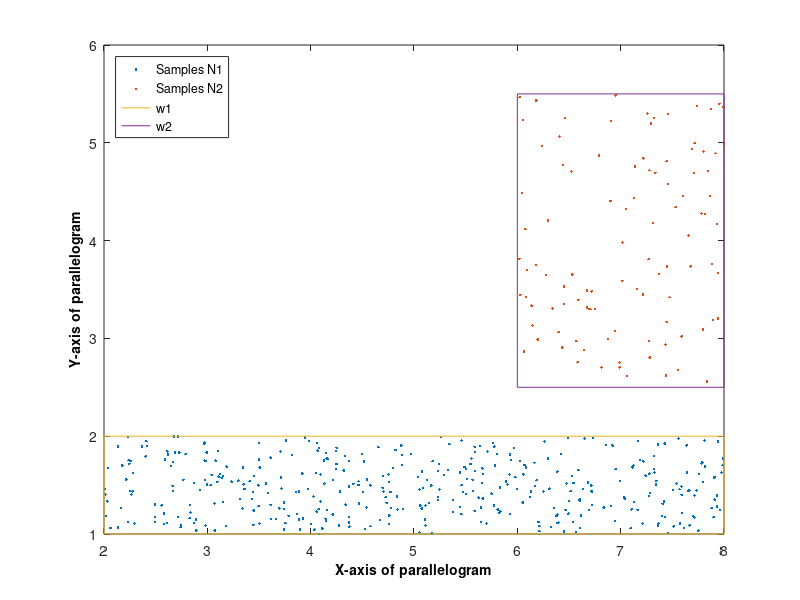

This chart was generated by the following MATLAB code: (Note: this script raises an error after producing the figure.)
%----PART A OF PATTERN RECOGNITION RPOJECT-----

x1min=2
x1max=8
n1=400					%Number of samples for class w1
x1= x1min +rand(1,n1)*(x1max-x1min)	%create a 1x400 size array in the interval [2,8] for the x-axis of the first parallelogram



y1min=1
y1max=2
y1= y1min +rand(1,n1)*(y1max-y1min)	%create a 1x400 size array in the interval [1,2] for the y-axis of the first parallelogram
p1=plot(x1,y1,'.')			%plot the samples of class w1 represented with dots inside the first parallelogram
hold on

x2min=6
x2max=8
n2=100  				%Number of samples for class w2
x2= x2min +rand(1,n2)*(x2max-x2min)	%create a 1x400 size array with random values in the interval [6,8] for the x-axis of the second parallelogram


y2min=2.5
y2max=5.5
y2= y2min +rand(1,n2)*(y2max-y2min)	%create a 1x400 size array with random values in the interval [2.5,5.5] for the y-axis of the second parallelogram
p2=plot(x2,y2,'.')			%plot the samples of class w2 represented with dots inside the first parallelogram


%create the first parallelogram as polygon matching  x  with y coordinates of each edge and piecing them together
xparal1=[2 8 8 2 2]
yparal1=[1 1 2 2 1]
p3=plot(xparal1,yparal1)		%plot the first parallelogram
 
%create the second parallelogram as polygon matching  x  with y coordinates of each edge and piecing them together
xparal2=[6 8 8 6 6]	
yparal2=[2.5 2.5 5.5 5.5 2.5]
p4=plot(xparal2,yparal2) 		%plot the second parallelogram

xlabel('X-axis of parallelogram','FontSize',10,'FontWeight','bold','Color','k')
ylabel('Y-axis of parallelogram','FontSize',10,'FontWeight','bold','Color','k')


legend([p1 p2 p3 p4],{'Samples N1','Samples N2','w1','w2'},'Location','northwest')


hold off


%-------------------PART B--------------------

%------------------B1---------------------

A=[x1;y1]	%create an array which contains samples of class w1
B=[x2;y2]	%create an array which contains samples of class w2


%alternative way of calculatiing

mean1 = mean(A);	%create the mu matrix
Sigma1 = std(A);	%create matrix S
mean2 = mean(B);
Sigma2 = std(B);

X1 = mvnrnd(mean1,Sigma1,400);	%generate X1
X2 = mvnrnd(mean2,Sigma2,100);	%generate X2


[m,n] = size(X1);
estimated_mean1 = sum(X1)/m;
tmp1=zeros(m,n);
for i=1:n
tmp1(:,i)= ((X1(:,i) - estimated_mean1(i)));
end
covar1 = (tmp1.'*tmp1)/m;

%calculate the estimated mean value and the covariance value using maximum likelihood estimation for class w2
[h,w] = size(X2);
estimated_mean2 = sum(X2)/h;
tmp2=zeros(h,w);
for i=1:w
tmp2(:,i)= ((X2(:,i) - estimated_mean2(i)));
end
covar2 = (tmp1.'*tmp1)/h;

%i should print the estimated mean_1,estimated_mean2 and covar1,covar2 in order to see tha matrixes's values
%compute the ML estimates of mean1 and Sigma1 and mean2 and Sigma2 respectively using Gaussian_ML_estimate function
[m_hat1, S_hat1]=Gaussian_ML_estimate(X1)
[m_hat2, S_hat2]=Gaussian_ML_estimate(X2)
P=[0.8 0.2]	%Propability matrix of N1,N2





%i should print the estimated mean_1,estimated_mean2 and covar1,covar2 in order to see tha matrixes's values
%Note that the returned values depend on the
%initialization of the random generator (involved in function mvnrnd), so there is a slight deviation
%among experiments


%--------------------B2-----------------------------------
%For the Euclidean distance classifier,we use the ML estimates of the means to classify the data
%vectors of X1 and X2 respectively,where z_euclidean is an N -dimensional vector containing the labels of the classes where the
%respective data vectors are assigned by the Euclidean classifier

z_euclidean1=euclidean_classifier(m_hat1,X1)
z_euclidean2=euclidean_classifier(m_hat2,X2)


%error probabilities for the Euclidean classifier
err_euclidean1 = (1-length(find(n==z_euclidean1))/length(n));
err_euclidean2 = (1-length(find(w==z_euclidean2))/length(w));

%------------------B3-----------------------------------
%Similarly for the Mahalanobis distance classifier


z_mahalanobis1=mahalanobis_classifier(m_hat1,S_hat1,X1)
z_mahalanobis2=mahalanobis_classifier(m_hat2,S_hat2,X2)


%-------------------B4----------------------------------
%For the Bayesian classifier, use function bayes_classifier and provide as input the matrices mean,
%Sigma, P, which were used for the data set generation. In other words, use the true values of mean, Sigma, and P
%and not their estimated values


z_bayesian1=bayes_classifier(m_hat1,S_hat1,P,X1)
z_bayesian2=bayes_classifier(m_hat2,S_hat2,P,X2)


%error probabilities for the  Mahalanobis and Bayesian classifiers
err_mahalanobis1 = (1-length(find(n==z_mahalanobis1))/length(n));
err_mahalanobis2 = (1-length(find(w==z_mahalanobis2))/length(w));
err_bayesian1 = (1-length(find(n==z_bayesian1))/length(n));
err_bayesian2 = (1-length(find(w==z_bayesian2))/length(w));


%i should compare the results in order to conclude about the error propabilities







%-------------------PARTC -------------------------
%------------------PARTC1----------------------
%generate data set X1,X2 and the vector y1,y2 respectively


[l1,l2]=size(S_hat1)
mv1= mean1';
N1=400;
X1=[mvnrnd(mv1(:,1),Sigma1,N1)]';
y1=[ones(1,N1)];

%compute the eigenvalues/eigenvectors and variance percentages
M=1;
[eigenval,eigenvec,explained,Y,mean_vec]=pca_fun(X1,M);


[l3,l4]=size(Sigma2)
mv2= mean2';
N2=100;
X2=[mvnrnd(mv2(:,1),Sigma2,N2)]';
y2=[ones(1,N2)];
[eigenval2,eigenvec2,explained2,Y2,mean_vec2]=pca_fun(X2,M);


%Plot of X1
%The projections of the data points of X1 along the direction of the first principal component
%are contained in the first row of Y, returned by the function pca_ fun
figure(2), hold on
figure(2), p5=plot(X1(1,y1==1),'r.')
%Computation of the projections of X1
w=eigenvec(:,1);
t1=w'*X1(:,y1==1);
X_proj1=[t1;t1]*((w/(w'*w))*ones(1,length(t1)));
%Plot of the projection of X1
figure(3), p6=plot(X_proj1(1,:),'k.')
figure(3), axis equal
%Plot of the eigenvectors for class w1
figure(4), line([0; eigenvec(1,1)], [0; eigenvec(2,1)],'Color','green')



%Plot of X2
%The projections of the data points of X2 along the direction of the first principal component
%are contained in the first row of Y, returned by the function pca_ fun
figure(2), hold on
figure(3), hold on
figure(4), hold on
    
figure(2), p7=plot(X2(1,y2==1),'g.')
%Computation of the projections of X2
w_new=eigenvec2(:,1);
t2_new=w_new'*X2(:,y2==1);
X_proj2_new=[t2_new;t2_new]*((w_new/(w_new'*w_new))*ones(1,length(t2_new)));
%Plot of the projection of X2
figure(3), p8=plot(X_proj2_new(1,:),'r.')
figure(3), axis equal
%Plot of the eigenvectors fow class w2
figure(4), line([0; eigenvec2(1,1)], [0; eigenvec2(2,1)],'Color','red')



legend([p5,p7],{'The projections of the data points of X1','The projections of the data points of X2'},'Location','northwest')
legend([p6,p8],{'The projection of X1','The projection of X2'},'Location','northwest')
legend({'eigenvectors for class w1','eigenvectors for class w1'},'Location','northwest')

%-------------PART C2----------------------
%%error probabilities for the Euclidean classifier for the produced data after PCA performed

z_euclidean1_2=euclidean_classifier(m_hat1,X1)
z_euclidean2_2=euclidean_classifier(m_hat2,X2)

err_euclidean1_2 = (1-length(find(y1==z_euclidean1_2))/length(y1));
err_euclidean2_2 = (1-length(find(y2==z_euclidean2_2))/length(y2));


%--------------PART C3----------------------------
%In this part,we are going to apply LDA 
%estimate the mean vectors of each class using the available samples,

mv_est1(:,1)=mean(X1(:,y1==1)')';


mv_est2(:,1)=mean(X2(:,y2==1)')';


%ompute the within-scatter matrix S w , use the scatter_mat function, which computes the within
%class (Sw ), the between class (Sb), and the mixture class (Sm )  for a c-class
%classification problem based on a set of data vector

[Sw1,Sb1,Sm1]=scatter_mat(X1,y1);
[Sw2,Sb2,Sm2]=scatter_mat(X2,y2);

%Since the two classes are not equiprobable, the direction w along which Fisher's discriminant ratio is
%maximized is computed as follows
w1=inv(Sw1)*(mv_est1(:,1))
w2=inv(Sw2)*(mv_est2(:,1))


%Computation of the new projections
t1=w1'*X1(:,y1==1);


t2=w2'*X2(:,y2==1);
X_proj1_1=[t1;t1]*((w1/(w1'*w1))*ones(1,length(t1)));
X_proj2_2=[t2;t2]*((w2/(w2'*w2))*ones(1,length(t2)));
figure(5), hold on
figure(5), p9=plot(X_proj1_1(1,y1==1),'y.')
legend(p9,{'The projections of X1(LDA)'},'Location','northwest')

figure(6), hold on
figure(6), p10=plot(X_proj2_2(1,y2==1),'r.')


legend(p10,{'The projections of X2(LDA)'},'Location','northwest')







%-----------PART C4---------------------------------
z_euclidean1_3=euclidean_classifier(m_hat1,X1)
z_euclidean2_3=euclidean_classifier(m_hat2,X2)

err_euclidean1_3 = (1-length(find(y1==z_euclidean1_3))/length(y1));

err_euclidean2_3 = (1-length(find(y2==z_euclidean2_3))/length(y2));

%Comparing the result depicted in MATLAB figure 1, which was produced by the execution
%of the previous code, to the corresponding result obtained by the PCA analysis, it is readily observed
%that the classes remain well separated when the vectors of X2 are projected along the w direc-
%tion that results from Fisher's discriminant analysis. In contrast, classes were heavily overlapped
%when they were projected along the principal direction provided by PCA


%-----------------PART D---------------------------------

%To augment the data vectors of X1 by an additional coordinate that equals +1, and to change
%the class labels from 1, 2 (used before) to -1, +1, respectively


z1=[ones(1,fix(N1/2)) 2*ones(1,N1-fix(N1/2))];
X1_1=[X1; ones(1,sum(N1))];
y1_1=2*z1-3;

%The set X2 is treated similarly. To compute the classification error of the LS classifier based on X2

[w]=SSErr(X1_1,y1_1,0);
SSE_out=2*(w'*X1_1>0)-1;
err_SSE=sum(SSE_out.*y1_1<0)/sum(N1)


z2=[ones(1,fix(N2/2)) 2*ones(1,N2-fix(N2/2))];
X2_1=[X2; ones(1,sum(N2))];
y2_1=2*z2-3;

%The set X2 is treated similarly. To compute the classification error of the LS classifier based on X2

[w2]=SSErr(X2_1,y2_1,0);
SSE_out_2=2*(w2'*X2_1>0)-1;
err_SSE_2=sum(SSE_out_2.*y2_1<0)/sum(N2)












